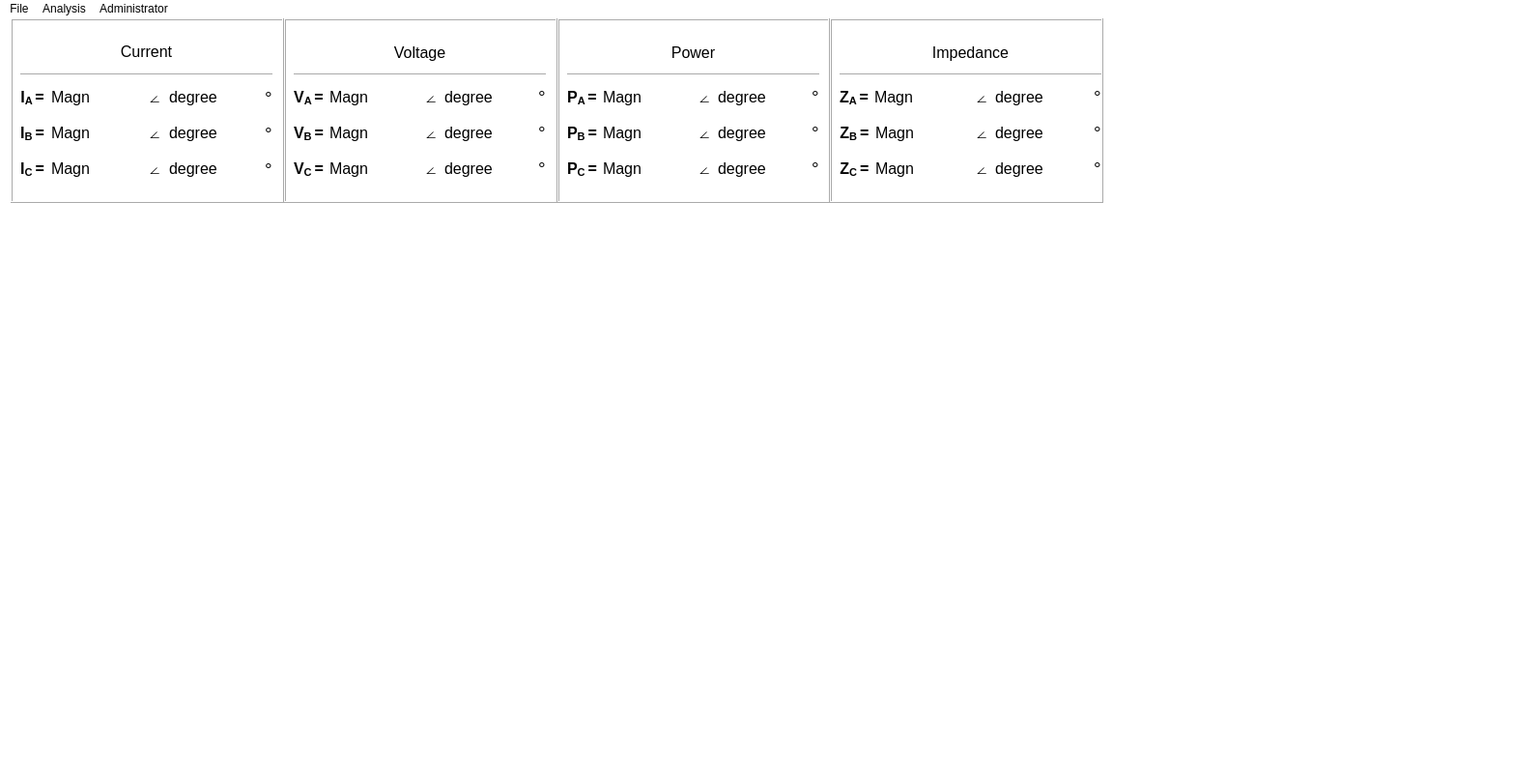
<?xml version="1.0" encoding="UTF-8"?>
<ui version="4.0">
 <class>MainWindow</class>
 <widget class="QMainWindow" name="MainWindow">
  <property name="geometry">
   <rect>
    <x>0</x>
    <y>0</y>
    <width>1594</width>
    <height>805</height>
   </rect>
  </property>
  <property name="windowTitle">
   <string>MainWindow</string>
  </property>
  <property name="styleSheet">
   <string notr="true">background-color: rgb(255, 255, 255);</string>
  </property>
  <widget class="QWidget" name="centralwidget">
   <widget class="QWidget" name="layoutWidget">
    <property name="geometry">
     <rect>
      <x>10</x>
      <y>200</y>
      <width>1571</width>
      <height>521</height>
     </rect>
    </property>
    <layout class="QHBoxLayout" name="horizontalLayout_2">
     <item>
      <widget class="currentPhasor" name="currentPhasor" native="true"/>
     </item>
     <item>
      <widget class="voltagePhasor" name="voltagePhasor" native="true"/>
     </item>
     <item>
      <widget class="xtraPlot" name="xtraPlot" native="true"/>
     </item>
    </layout>
   </widget>
   <widget class="QWidget" name="layoutWidget">
    <property name="geometry">
     <rect>
      <x>11</x>
      <y>0</y>
      <width>1131</width>
      <height>191</height>
     </rect>
    </property>
    <layout class="QHBoxLayout" name="horizontalLayout">
     <property name="spacing">
      <number>0</number>
     </property>
     <property name="sizeConstraint">
      <enum>QLayout::SetDefaultConstraint</enum>
     </property>
     <item>
      <widget class="QFrame" name="current_Frame">
       <property name="frameShape">
        <enum>QFrame::Box</enum>
       </property>
       <property name="frameShadow">
        <enum>QFrame::Raised</enum>
       </property>
       <widget class="QWidget" name="layoutWidget">
        <property name="geometry">
         <rect>
          <x>10</x>
          <y>20</y>
          <width>261</width>
          <height>151</height>
         </rect>
        </property>
        <layout class="QVBoxLayout" name="curr_table_layout">
         <property name="spacing">
          <number>7</number>
         </property>
         <item>
          <widget class="QLabel" name="Currents_per_phase_table_title">
           <property name="font">
            <font>
             <family>Arial</family>
             <pointsize>12</pointsize>
            </font>
           </property>
           <property name="text">
            <string>&lt;html&gt;&lt;head/&gt;&lt;body&gt;&lt;p align=&quot;center&quot;&gt;Current&lt;/p&gt;&lt;/body&gt;&lt;/html&gt;</string>
           </property>
          </widget>
         </item>
         <item>
          <widget class="Line" name="line">
           <property name="orientation">
            <enum>Qt::Horizontal</enum>
           </property>
          </widget>
         </item>
         <item>
          <layout class="QHBoxLayout" name="Ia_horiz_layout">
           <item>
            <widget class="QLabel" name="Ia">
             <property name="font">
              <font>
               <family>Arial</family>
               <pointsize>12</pointsize>
              </font>
             </property>
             <property name="text">
              <string>&lt;html&gt;&lt;head/&gt;&lt;body&gt;&lt;p align=&quot;center&quot;&gt;&lt;span style=&quot; font-weight:600;&quot;&gt;I&lt;/span&gt;&lt;span style=&quot; font-weight:600; vertical-align:sub;&quot;&gt;A &lt;/span&gt;&lt;span style=&quot; font-weight:600;&quot;&gt;=&lt;/span&gt;&lt;/p&gt;&lt;/body&gt;&lt;/html&gt;</string>
             </property>
            </widget>
           </item>
           <item>
            <widget class="QLabel" name="mag_Ia">
             <property name="sizePolicy">
              <sizepolicy hsizetype="Expanding" vsizetype="Fixed">
               <horstretch>0</horstretch>
               <verstretch>0</verstretch>
              </sizepolicy>
             </property>
             <property name="font">
              <font>
               <family>Arial</family>
               <pointsize>12</pointsize>
              </font>
             </property>
             <property name="text">
              <string>Magn </string>
             </property>
            </widget>
           </item>
           <item>
            <widget class="QLabel" name="angle_symbol_a">
             <property name="font">
              <font>
               <family>Arial</family>
               <pointsize>12</pointsize>
              </font>
             </property>
             <property name="text">
              <string>∠</string>
             </property>
            </widget>
           </item>
           <item>
            <widget class="QLabel" name="deg_Ia">
             <property name="sizePolicy">
              <sizepolicy hsizetype="Expanding" vsizetype="Fixed">
               <horstretch>0</horstretch>
               <verstretch>0</verstretch>
              </sizepolicy>
             </property>
             <property name="font">
              <font>
               <family>Arial</family>
               <pointsize>12</pointsize>
              </font>
             </property>
             <property name="text">
              <string>degree </string>
             </property>
            </widget>
           </item>
           <item>
            <widget class="QLabel" name="deg_symbol_Ia">
             <property name="font">
              <font>
               <family>Arial</family>
               <pointsize>14</pointsize>
              </font>
             </property>
             <property name="text">
              <string>°</string>
             </property>
            </widget>
           </item>
          </layout>
         </item>
         <item>
          <layout class="QHBoxLayout" name="Ib_horiz_layout">
           <item>
            <widget class="QLabel" name="Ib">
             <property name="font">
              <font>
               <family>Arial</family>
               <pointsize>12</pointsize>
              </font>
             </property>
             <property name="text">
              <string>&lt;html&gt;&lt;head/&gt;&lt;body&gt;&lt;p align=&quot;center&quot;&gt;&lt;span style=&quot; font-weight:600;&quot;&gt;I&lt;/span&gt;&lt;span style=&quot; font-weight:600; vertical-align:sub;&quot;&gt;B &lt;/span&gt;&lt;span style=&quot; font-weight:600;&quot;&gt;=&lt;/span&gt;&lt;/p&gt;&lt;/body&gt;&lt;/html&gt;</string>
             </property>
            </widget>
           </item>
           <item>
            <widget class="QLabel" name="mag_Ib">
             <property name="sizePolicy">
              <sizepolicy hsizetype="Expanding" vsizetype="Fixed">
               <horstretch>0</horstretch>
               <verstretch>0</verstretch>
              </sizepolicy>
             </property>
             <property name="font">
              <font>
               <family>Arial</family>
               <pointsize>12</pointsize>
              </font>
             </property>
             <property name="text">
              <string>Magn </string>
             </property>
            </widget>
           </item>
           <item>
            <widget class="QLabel" name="angle_symbol_b">
             <property name="font">
              <font>
               <family>Arial</family>
               <pointsize>12</pointsize>
              </font>
             </property>
             <property name="text">
              <string>∠</string>
             </property>
            </widget>
           </item>
           <item>
            <widget class="QLabel" name="deg_Ib">
             <property name="sizePolicy">
              <sizepolicy hsizetype="Expanding" vsizetype="Fixed">
               <horstretch>0</horstretch>
               <verstretch>0</verstretch>
              </sizepolicy>
             </property>
             <property name="font">
              <font>
               <family>Arial</family>
               <pointsize>12</pointsize>
              </font>
             </property>
             <property name="text">
              <string>degree </string>
             </property>
            </widget>
           </item>
           <item>
            <widget class="QLabel" name="deg_symbol_Ib">
             <property name="font">
              <font>
               <family>Arial</family>
               <pointsize>14</pointsize>
              </font>
             </property>
             <property name="text">
              <string>°</string>
             </property>
            </widget>
           </item>
          </layout>
         </item>
         <item>
          <layout class="QHBoxLayout" name="Ic_horiz_layout">
           <item>
            <widget class="QLabel" name="Ic">
             <property name="font">
              <font>
               <family>Arial</family>
               <pointsize>12</pointsize>
              </font>
             </property>
             <property name="text">
              <string>&lt;html&gt;&lt;head/&gt;&lt;body&gt;&lt;p align=&quot;center&quot;&gt;&lt;span style=&quot; font-weight:600;&quot;&gt;I&lt;/span&gt;&lt;span style=&quot; font-weight:600; vertical-align:sub;&quot;&gt;C &lt;/span&gt;&lt;span style=&quot; font-weight:600;&quot;&gt;=&lt;/span&gt;&lt;/p&gt;&lt;/body&gt;&lt;/html&gt;</string>
             </property>
            </widget>
           </item>
           <item>
            <widget class="QLabel" name="mag_Ic">
             <property name="sizePolicy">
              <sizepolicy hsizetype="Expanding" vsizetype="Fixed">
               <horstretch>0</horstretch>
               <verstretch>0</verstretch>
              </sizepolicy>
             </property>
             <property name="font">
              <font>
               <family>Arial</family>
               <pointsize>12</pointsize>
              </font>
             </property>
             <property name="text">
              <string>Magn </string>
             </property>
            </widget>
           </item>
           <item>
            <widget class="QLabel" name="angle_symbol_c">
             <property name="font">
              <font>
               <family>Arial</family>
               <pointsize>12</pointsize>
              </font>
             </property>
             <property name="text">
              <string>∠</string>
             </property>
            </widget>
           </item>
           <item>
            <widget class="QLabel" name="deg_Ic">
             <property name="sizePolicy">
              <sizepolicy hsizetype="Expanding" vsizetype="Fixed">
               <horstretch>0</horstretch>
               <verstretch>0</verstretch>
              </sizepolicy>
             </property>
             <property name="font">
              <font>
               <family>Arial</family>
               <pointsize>12</pointsize>
              </font>
             </property>
             <property name="text">
              <string>degree </string>
             </property>
            </widget>
           </item>
           <item>
            <widget class="QLabel" name="deg_symbol_Ic">
             <property name="font">
              <font>
               <family>Arial</family>
               <pointsize>14</pointsize>
              </font>
             </property>
             <property name="text">
              <string>°</string>
             </property>
            </widget>
           </item>
          </layout>
         </item>
        </layout>
       </widget>
      </widget>
     </item>
     <item>
      <widget class="QFrame" name="voltage_Frame">
       <property name="frameShape">
        <enum>QFrame::Box</enum>
       </property>
       <property name="frameShadow">
        <enum>QFrame::Raised</enum>
       </property>
       <widget class="QWidget" name="layoutWidget">
        <property name="geometry">
         <rect>
          <x>10</x>
          <y>20</y>
          <width>261</width>
          <height>151</height>
         </rect>
        </property>
        <layout class="QVBoxLayout" name="volt_table_layout">
         <item>
          <widget class="QLabel" name="voltages_per_phase_table_title">
           <property name="font">
            <font>
             <family>Arial</family>
             <pointsize>12</pointsize>
            </font>
           </property>
           <property name="text">
            <string>&lt;html&gt;&lt;head/&gt;&lt;body&gt;&lt;p align=&quot;center&quot;&gt;Voltage&lt;/p&gt;&lt;/body&gt;&lt;/html&gt;</string>
           </property>
          </widget>
         </item>
         <item>
          <widget class="Line" name="line_2">
           <property name="orientation">
            <enum>Qt::Horizontal</enum>
           </property>
          </widget>
         </item>
         <item>
          <layout class="QHBoxLayout" name="va_horiz_layout">
           <item>
            <widget class="QLabel" name="Va">
             <property name="font">
              <font>
               <family>Arial</family>
               <pointsize>12</pointsize>
              </font>
             </property>
             <property name="text">
              <string>&lt;html&gt;&lt;head/&gt;&lt;body&gt;&lt;p align=&quot;center&quot;&gt;&lt;span style=&quot; font-weight:600;&quot;&gt;V&lt;/span&gt;&lt;span style=&quot; font-weight:600; vertical-align:sub;&quot;&gt;A &lt;/span&gt;&lt;span style=&quot; font-weight:600;&quot;&gt;=&lt;/span&gt;&lt;/p&gt;&lt;/body&gt;&lt;/html&gt;</string>
             </property>
            </widget>
           </item>
           <item>
            <widget class="QLabel" name="mag_Va">
             <property name="sizePolicy">
              <sizepolicy hsizetype="Expanding" vsizetype="Fixed">
               <horstretch>0</horstretch>
               <verstretch>0</verstretch>
              </sizepolicy>
             </property>
             <property name="font">
              <font>
               <family>Arial</family>
               <pointsize>12</pointsize>
              </font>
             </property>
             <property name="text">
              <string>Magn </string>
             </property>
            </widget>
           </item>
           <item>
            <widget class="QLabel" name="angle_sym_Va">
             <property name="font">
              <font>
               <family>Arial</family>
               <pointsize>12</pointsize>
              </font>
             </property>
             <property name="text">
              <string>∠</string>
             </property>
            </widget>
           </item>
           <item>
            <widget class="QLabel" name="deg_Va">
             <property name="sizePolicy">
              <sizepolicy hsizetype="Expanding" vsizetype="Fixed">
               <horstretch>0</horstretch>
               <verstretch>0</verstretch>
              </sizepolicy>
             </property>
             <property name="font">
              <font>
               <family>Arial</family>
               <pointsize>12</pointsize>
              </font>
             </property>
             <property name="text">
              <string>degree </string>
             </property>
            </widget>
           </item>
           <item>
            <widget class="QLabel" name="deg_sym_Va">
             <property name="font">
              <font>
               <family>Arial</family>
               <pointsize>14</pointsize>
              </font>
             </property>
             <property name="text">
              <string>°</string>
             </property>
            </widget>
           </item>
          </layout>
         </item>
         <item>
          <layout class="QHBoxLayout" name="vb_horiz_layout">
           <item>
            <widget class="QLabel" name="Vb">
             <property name="font">
              <font>
               <family>Arial</family>
               <pointsize>12</pointsize>
              </font>
             </property>
             <property name="text">
              <string>&lt;html&gt;&lt;head/&gt;&lt;body&gt;&lt;p align=&quot;center&quot;&gt;&lt;span style=&quot; font-weight:600;&quot;&gt;V&lt;/span&gt;&lt;span style=&quot; font-weight:600; vertical-align:sub;&quot;&gt;B &lt;/span&gt;&lt;span style=&quot; font-weight:600;&quot;&gt;=&lt;/span&gt;&lt;/p&gt;&lt;/body&gt;&lt;/html&gt;</string>
             </property>
            </widget>
           </item>
           <item>
            <widget class="QLabel" name="mag_Vb">
             <property name="sizePolicy">
              <sizepolicy hsizetype="Expanding" vsizetype="Fixed">
               <horstretch>0</horstretch>
               <verstretch>0</verstretch>
              </sizepolicy>
             </property>
             <property name="font">
              <font>
               <family>Arial</family>
               <pointsize>12</pointsize>
              </font>
             </property>
             <property name="text">
              <string>Magn </string>
             </property>
            </widget>
           </item>
           <item>
            <widget class="QLabel" name="angle_sym_Vb">
             <property name="font">
              <font>
               <family>Arial</family>
               <pointsize>12</pointsize>
              </font>
             </property>
             <property name="text">
              <string>∠</string>
             </property>
            </widget>
           </item>
           <item>
            <widget class="QLabel" name="deg_Vb">
             <property name="sizePolicy">
              <sizepolicy hsizetype="Expanding" vsizetype="Fixed">
               <horstretch>0</horstretch>
               <verstretch>0</verstretch>
              </sizepolicy>
             </property>
             <property name="font">
              <font>
               <family>Arial</family>
               <pointsize>12</pointsize>
              </font>
             </property>
             <property name="text">
              <string>degree </string>
             </property>
            </widget>
           </item>
           <item>
            <widget class="QLabel" name="deg_sym_Vb">
             <property name="font">
              <font>
               <family>Arial</family>
               <pointsize>14</pointsize>
              </font>
             </property>
             <property name="text">
              <string>°</string>
             </property>
            </widget>
           </item>
          </layout>
         </item>
         <item>
          <layout class="QHBoxLayout" name="vc_horiz_layout">
           <item>
            <widget class="QLabel" name="Vc">
             <property name="font">
              <font>
               <family>Arial</family>
               <pointsize>12</pointsize>
              </font>
             </property>
             <property name="text">
              <string>&lt;html&gt;&lt;head/&gt;&lt;body&gt;&lt;p align=&quot;center&quot;&gt;&lt;span style=&quot; font-weight:600;&quot;&gt;V&lt;/span&gt;&lt;span style=&quot; font-weight:600; vertical-align:sub;&quot;&gt;C &lt;/span&gt;&lt;span style=&quot; font-weight:600;&quot;&gt;=&lt;/span&gt;&lt;/p&gt;&lt;/body&gt;&lt;/html&gt;</string>
             </property>
            </widget>
           </item>
           <item>
            <widget class="QLabel" name="mag_Vc">
             <property name="sizePolicy">
              <sizepolicy hsizetype="Expanding" vsizetype="Fixed">
               <horstretch>0</horstretch>
               <verstretch>0</verstretch>
              </sizepolicy>
             </property>
             <property name="font">
              <font>
               <family>Arial</family>
               <pointsize>12</pointsize>
              </font>
             </property>
             <property name="text">
              <string>Magn </string>
             </property>
            </widget>
           </item>
           <item>
            <widget class="QLabel" name="angle_sym_Vc">
             <property name="font">
              <font>
               <family>Arial</family>
               <pointsize>12</pointsize>
              </font>
             </property>
             <property name="text">
              <string>∠</string>
             </property>
            </widget>
           </item>
           <item>
            <widget class="QLabel" name="deg_Vc">
             <property name="sizePolicy">
              <sizepolicy hsizetype="Expanding" vsizetype="Fixed">
               <horstretch>0</horstretch>
               <verstretch>0</verstretch>
              </sizepolicy>
             </property>
             <property name="font">
              <font>
               <family>Arial</family>
               <pointsize>12</pointsize>
              </font>
             </property>
             <property name="text">
              <string>degree </string>
             </property>
            </widget>
           </item>
           <item>
            <widget class="QLabel" name="deg_sym_Vc">
             <property name="font">
              <font>
               <family>Arial</family>
               <pointsize>14</pointsize>
              </font>
             </property>
             <property name="text">
              <string>°</string>
             </property>
            </widget>
           </item>
          </layout>
         </item>
        </layout>
       </widget>
      </widget>
     </item>
     <item>
      <widget class="QFrame" name="power_Frame">
       <property name="frameShape">
        <enum>QFrame::Box</enum>
       </property>
       <property name="frameShadow">
        <enum>QFrame::Raised</enum>
       </property>
       <widget class="QWidget" name="layoutWidget_2">
        <property name="geometry">
         <rect>
          <x>10</x>
          <y>20</y>
          <width>261</width>
          <height>151</height>
         </rect>
        </property>
        <layout class="QVBoxLayout" name="volt_table_layout_2">
         <item>
          <widget class="QLabel" name="power_per_phase_table_title">
           <property name="font">
            <font>
             <family>Arial</family>
             <pointsize>12</pointsize>
            </font>
           </property>
           <property name="text">
            <string>&lt;html&gt;&lt;head/&gt;&lt;body&gt;&lt;p align=&quot;center&quot;&gt;Power&lt;/p&gt;&lt;/body&gt;&lt;/html&gt;</string>
           </property>
          </widget>
         </item>
         <item>
          <widget class="Line" name="line_3">
           <property name="orientation">
            <enum>Qt::Horizontal</enum>
           </property>
          </widget>
         </item>
         <item>
          <layout class="QHBoxLayout" name="va_horiz_layout_2">
           <item>
            <widget class="QLabel" name="Pa">
             <property name="font">
              <font>
               <family>Arial</family>
               <pointsize>12</pointsize>
              </font>
             </property>
             <property name="text">
              <string>&lt;html&gt;&lt;head/&gt;&lt;body&gt;&lt;p align=&quot;center&quot;&gt;&lt;span style=&quot; font-weight:600;&quot;&gt;P&lt;/span&gt;&lt;span style=&quot; font-weight:600; vertical-align:sub;&quot;&gt;A &lt;/span&gt;&lt;span style=&quot; font-weight:600;&quot;&gt;=&lt;/span&gt;&lt;/p&gt;&lt;/body&gt;&lt;/html&gt;</string>
             </property>
            </widget>
           </item>
           <item>
            <widget class="QLabel" name="mag_Pa">
             <property name="sizePolicy">
              <sizepolicy hsizetype="Expanding" vsizetype="Fixed">
               <horstretch>0</horstretch>
               <verstretch>0</verstretch>
              </sizepolicy>
             </property>
             <property name="font">
              <font>
               <family>Arial</family>
               <pointsize>12</pointsize>
              </font>
             </property>
             <property name="text">
              <string>Magn </string>
             </property>
            </widget>
           </item>
           <item>
            <widget class="QLabel" name="angle_sym_Pa">
             <property name="font">
              <font>
               <family>Arial</family>
               <pointsize>12</pointsize>
              </font>
             </property>
             <property name="text">
              <string>∠</string>
             </property>
            </widget>
           </item>
           <item>
            <widget class="QLabel" name="deg_Pa">
             <property name="sizePolicy">
              <sizepolicy hsizetype="Expanding" vsizetype="Fixed">
               <horstretch>0</horstretch>
               <verstretch>0</verstretch>
              </sizepolicy>
             </property>
             <property name="font">
              <font>
               <family>Arial</family>
               <pointsize>12</pointsize>
              </font>
             </property>
             <property name="text">
              <string>degree </string>
             </property>
            </widget>
           </item>
           <item>
            <widget class="QLabel" name="deg_sym_Pa">
             <property name="font">
              <font>
               <family>Arial</family>
               <pointsize>14</pointsize>
              </font>
             </property>
             <property name="text">
              <string>°</string>
             </property>
            </widget>
           </item>
          </layout>
         </item>
         <item>
          <layout class="QHBoxLayout" name="vb_horiz_layout_2">
           <item>
            <widget class="QLabel" name="Pb">
             <property name="font">
              <font>
               <family>Arial</family>
               <pointsize>12</pointsize>
              </font>
             </property>
             <property name="text">
              <string>&lt;html&gt;&lt;head/&gt;&lt;body&gt;&lt;p align=&quot;center&quot;&gt;&lt;span style=&quot; font-weight:600;&quot;&gt;P&lt;/span&gt;&lt;span style=&quot; font-weight:600; vertical-align:sub;&quot;&gt;B &lt;/span&gt;&lt;span style=&quot; font-weight:600;&quot;&gt;=&lt;/span&gt;&lt;/p&gt;&lt;/body&gt;&lt;/html&gt;</string>
             </property>
            </widget>
           </item>
           <item>
            <widget class="QLabel" name="mag_Pb">
             <property name="sizePolicy">
              <sizepolicy hsizetype="Expanding" vsizetype="Fixed">
               <horstretch>0</horstretch>
               <verstretch>0</verstretch>
              </sizepolicy>
             </property>
             <property name="font">
              <font>
               <family>Arial</family>
               <pointsize>12</pointsize>
              </font>
             </property>
             <property name="text">
              <string>Magn </string>
             </property>
            </widget>
           </item>
           <item>
            <widget class="QLabel" name="angle_sym_Pb">
             <property name="font">
              <font>
               <family>Arial</family>
               <pointsize>12</pointsize>
              </font>
             </property>
             <property name="text">
              <string>∠</string>
             </property>
            </widget>
           </item>
           <item>
            <widget class="QLabel" name="deg_Pb">
             <property name="sizePolicy">
              <sizepolicy hsizetype="Expanding" vsizetype="Fixed">
               <horstretch>0</horstretch>
               <verstretch>0</verstretch>
              </sizepolicy>
             </property>
             <property name="font">
              <font>
               <family>Arial</family>
               <pointsize>12</pointsize>
              </font>
             </property>
             <property name="text">
              <string>degree </string>
             </property>
            </widget>
           </item>
           <item>
            <widget class="QLabel" name="deg_sym_Pb">
             <property name="font">
              <font>
               <family>Arial</family>
               <pointsize>14</pointsize>
              </font>
             </property>
             <property name="text">
              <string>°</string>
             </property>
            </widget>
           </item>
          </layout>
         </item>
         <item>
          <layout class="QHBoxLayout" name="vc_horiz_layout_2">
           <item>
            <widget class="QLabel" name="Pc">
             <property name="font">
              <font>
               <family>Arial</family>
               <pointsize>12</pointsize>
              </font>
             </property>
             <property name="text">
              <string>&lt;html&gt;&lt;head/&gt;&lt;body&gt;&lt;p align=&quot;center&quot;&gt;&lt;span style=&quot; font-weight:600;&quot;&gt;P&lt;/span&gt;&lt;span style=&quot; font-weight:600; vertical-align:sub;&quot;&gt;C &lt;/span&gt;&lt;span style=&quot; font-weight:600;&quot;&gt;=&lt;/span&gt;&lt;/p&gt;&lt;/body&gt;&lt;/html&gt;</string>
             </property>
            </widget>
           </item>
           <item>
            <widget class="QLabel" name="mag_Pc">
             <property name="sizePolicy">
              <sizepolicy hsizetype="Expanding" vsizetype="Fixed">
               <horstretch>0</horstretch>
               <verstretch>0</verstretch>
              </sizepolicy>
             </property>
             <property name="font">
              <font>
               <family>Arial</family>
               <pointsize>12</pointsize>
              </font>
             </property>
             <property name="text">
              <string>Magn </string>
             </property>
            </widget>
           </item>
           <item>
            <widget class="QLabel" name="angle_sym_Pc">
             <property name="font">
              <font>
               <family>Arial</family>
               <pointsize>12</pointsize>
              </font>
             </property>
             <property name="text">
              <string>∠</string>
             </property>
            </widget>
           </item>
           <item>
            <widget class="QLabel" name="deg_Pc">
             <property name="sizePolicy">
              <sizepolicy hsizetype="Expanding" vsizetype="Fixed">
               <horstretch>0</horstretch>
               <verstretch>0</verstretch>
              </sizepolicy>
             </property>
             <property name="font">
              <font>
               <family>Arial</family>
               <pointsize>12</pointsize>
              </font>
             </property>
             <property name="text">
              <string>degree </string>
             </property>
            </widget>
           </item>
           <item>
            <widget class="QLabel" name="deg_sym_Pc">
             <property name="font">
              <font>
               <family>Arial</family>
               <pointsize>14</pointsize>
              </font>
             </property>
             <property name="text">
              <string>°</string>
             </property>
            </widget>
           </item>
          </layout>
         </item>
        </layout>
       </widget>
      </widget>
     </item>
     <item>
      <widget class="QFrame" name="power_Frame_2">
       <property name="frameShape">
        <enum>QFrame::Box</enum>
       </property>
       <property name="frameShadow">
        <enum>QFrame::Raised</enum>
       </property>
       <widget class="QWidget" name="layoutWidget_3">
        <property name="geometry">
         <rect>
          <x>10</x>
          <y>20</y>
          <width>271</width>
          <height>151</height>
         </rect>
        </property>
        <layout class="QVBoxLayout" name="volt_table_layout_3">
         <item>
          <widget class="QLabel" name="impedance_per_phase_table_title_">
           <property name="font">
            <font>
             <family>Arial</family>
             <pointsize>12</pointsize>
            </font>
           </property>
           <property name="text">
            <string>&lt;html&gt;&lt;head/&gt;&lt;body&gt;&lt;p align=&quot;center&quot;&gt;Impedance&lt;/p&gt;&lt;/body&gt;&lt;/html&gt;</string>
           </property>
          </widget>
         </item>
         <item>
          <widget class="Line" name="line_4">
           <property name="orientation">
            <enum>Qt::Horizontal</enum>
           </property>
          </widget>
         </item>
         <item>
          <layout class="QHBoxLayout" name="va_horiz_layout_3">
           <item>
            <widget class="QLabel" name="Za">
             <property name="font">
              <font>
               <family>Arial</family>
               <pointsize>12</pointsize>
              </font>
             </property>
             <property name="text">
              <string>&lt;html&gt;&lt;head/&gt;&lt;body&gt;&lt;p align=&quot;center&quot;&gt;&lt;span style=&quot; font-weight:600;&quot;&gt;Z&lt;/span&gt;&lt;span style=&quot; font-weight:600; vertical-align:sub;&quot;&gt;A &lt;/span&gt;&lt;span style=&quot; font-weight:600;&quot;&gt;=&lt;/span&gt;&lt;/p&gt;&lt;/body&gt;&lt;/html&gt;</string>
             </property>
            </widget>
           </item>
           <item>
            <widget class="QLabel" name="mag_Za">
             <property name="sizePolicy">
              <sizepolicy hsizetype="Expanding" vsizetype="Fixed">
               <horstretch>0</horstretch>
               <verstretch>0</verstretch>
              </sizepolicy>
             </property>
             <property name="font">
              <font>
               <family>Arial</family>
               <pointsize>12</pointsize>
              </font>
             </property>
             <property name="text">
              <string>Magn </string>
             </property>
            </widget>
           </item>
           <item>
            <widget class="QLabel" name="angle_sym_Za">
             <property name="font">
              <font>
               <family>Arial</family>
               <pointsize>12</pointsize>
              </font>
             </property>
             <property name="text">
              <string>∠</string>
             </property>
            </widget>
           </item>
           <item>
            <widget class="QLabel" name="deg_Za">
             <property name="sizePolicy">
              <sizepolicy hsizetype="Expanding" vsizetype="Fixed">
               <horstretch>0</horstretch>
               <verstretch>0</verstretch>
              </sizepolicy>
             </property>
             <property name="font">
              <font>
               <family>Arial</family>
               <pointsize>12</pointsize>
              </font>
             </property>
             <property name="text">
              <string>degree </string>
             </property>
            </widget>
           </item>
           <item>
            <widget class="QLabel" name="deg_sym_Za">
             <property name="font">
              <font>
               <family>Arial</family>
               <pointsize>14</pointsize>
              </font>
             </property>
             <property name="text">
              <string>°</string>
             </property>
            </widget>
           </item>
          </layout>
         </item>
         <item>
          <layout class="QHBoxLayout" name="vb_horiz_layout_3">
           <item>
            <widget class="QLabel" name="Zb">
             <property name="font">
              <font>
               <family>Arial</family>
               <pointsize>12</pointsize>
              </font>
             </property>
             <property name="text">
              <string>&lt;html&gt;&lt;head/&gt;&lt;body&gt;&lt;p align=&quot;center&quot;&gt;&lt;span style=&quot; font-weight:600;&quot;&gt;Z&lt;/span&gt;&lt;span style=&quot; font-weight:600; vertical-align:sub;&quot;&gt;B &lt;/span&gt;&lt;span style=&quot; font-weight:600;&quot;&gt;=&lt;/span&gt;&lt;/p&gt;&lt;/body&gt;&lt;/html&gt;</string>
             </property>
            </widget>
           </item>
           <item>
            <widget class="QLabel" name="mag_Zb">
             <property name="sizePolicy">
              <sizepolicy hsizetype="Expanding" vsizetype="Fixed">
               <horstretch>0</horstretch>
               <verstretch>0</verstretch>
              </sizepolicy>
             </property>
             <property name="font">
              <font>
               <family>Arial</family>
               <pointsize>12</pointsize>
              </font>
             </property>
             <property name="text">
              <string>Magn </string>
             </property>
            </widget>
           </item>
           <item>
            <widget class="QLabel" name="angle_sym_Zb">
             <property name="font">
              <font>
               <family>Arial</family>
               <pointsize>12</pointsize>
              </font>
             </property>
             <property name="text">
              <string>∠</string>
             </property>
            </widget>
           </item>
           <item>
            <widget class="QLabel" name="deg_Zb">
             <property name="sizePolicy">
              <sizepolicy hsizetype="Expanding" vsizetype="Fixed">
               <horstretch>0</horstretch>
               <verstretch>0</verstretch>
              </sizepolicy>
             </property>
             <property name="font">
              <font>
               <family>Arial</family>
               <pointsize>12</pointsize>
              </font>
             </property>
             <property name="text">
              <string>degree </string>
             </property>
            </widget>
           </item>
           <item>
            <widget class="QLabel" name="deg_sym_Zb">
             <property name="font">
              <font>
               <family>Arial</family>
               <pointsize>14</pointsize>
              </font>
             </property>
             <property name="text">
              <string>°</string>
             </property>
            </widget>
           </item>
          </layout>
         </item>
         <item>
          <layout class="QHBoxLayout" name="vc_horiz_layout_3">
           <item>
            <widget class="QLabel" name="Zc">
             <property name="font">
              <font>
               <family>Arial</family>
               <pointsize>12</pointsize>
              </font>
             </property>
             <property name="text">
              <string>&lt;html&gt;&lt;head/&gt;&lt;body&gt;&lt;p align=&quot;center&quot;&gt;&lt;span style=&quot; font-weight:600;&quot;&gt;Z&lt;/span&gt;&lt;span style=&quot; font-weight:600; vertical-align:sub;&quot;&gt;C &lt;/span&gt;&lt;span style=&quot; font-weight:600;&quot;&gt;=&lt;/span&gt;&lt;/p&gt;&lt;/body&gt;&lt;/html&gt;</string>
             </property>
            </widget>
           </item>
           <item>
            <widget class="QLabel" name="mag_Zc">
             <property name="sizePolicy">
              <sizepolicy hsizetype="Expanding" vsizetype="Fixed">
               <horstretch>0</horstretch>
               <verstretch>0</verstretch>
              </sizepolicy>
             </property>
             <property name="font">
              <font>
               <family>Arial</family>
               <pointsize>12</pointsize>
              </font>
             </property>
             <property name="text">
              <string>Magn </string>
             </property>
            </widget>
           </item>
           <item>
            <widget class="QLabel" name="angle_sym_Zc">
             <property name="font">
              <font>
               <family>Arial</family>
               <pointsize>12</pointsize>
              </font>
             </property>
             <property name="text">
              <string>∠</string>
             </property>
            </widget>
           </item>
           <item>
            <widget class="QLabel" name="deg_Zc">
             <property name="sizePolicy">
              <sizepolicy hsizetype="Expanding" vsizetype="Fixed">
               <horstretch>0</horstretch>
               <verstretch>0</verstretch>
              </sizepolicy>
             </property>
             <property name="font">
              <font>
               <family>Arial</family>
               <pointsize>12</pointsize>
              </font>
             </property>
             <property name="text">
              <string>degree </string>
             </property>
            </widget>
           </item>
           <item>
            <widget class="QLabel" name="deg_sym_Zc">
             <property name="font">
              <font>
               <family>Arial</family>
               <pointsize>14</pointsize>
              </font>
             </property>
             <property name="text">
              <string>°</string>
             </property>
            </widget>
           </item>
          </layout>
         </item>
        </layout>
       </widget>
      </widget>
     </item>
    </layout>
   </widget>
  </widget>
  <widget class="QMenuBar" name="menubar">
   <property name="geometry">
    <rect>
     <x>0</x>
     <y>0</y>
     <width>1594</width>
     <height>26</height>
    </rect>
   </property>
   <widget class="QMenu" name="menuFile">
    <property name="title">
     <string>File</string>
    </property>
    <addaction name="actionExport_Values_CSV"/>
   </widget>
   <widget class="QMenu" name="menuAnalysis">
    <property name="title">
     <string>Analysis</string>
    </property>
    <addaction name="actionPlots"/>
   </widget>
   <widget class="QMenu" name="menuAdministrator">
    <property name="title">
     <string>Administrator</string>
    </property>
    <addaction name="actionLogin"/>
   </widget>
   <addaction name="menuFile"/>
   <addaction name="menuAnalysis"/>
   <addaction name="menuAdministrator"/>
  </widget>
  <widget class="QStatusBar" name="statusbar"/>
  <action name="actionExport_Values_CSV">
   <property name="text">
    <string>Export Values (*.CSV)</string>
   </property>
  </action>
  <action name="actionPlots">
   <property name="text">
    <string>Faults</string>
   </property>
  </action>
  <action name="actionLogin">
   <property name="text">
    <string>Login</string>
   </property>
  </action>
 </widget>
 <customwidgets>
  <customwidget>
   <class>currentPhasor</class>
   <extends>QWidget</extends>
   <header>currentphasor.h</header>
   <container>1</container>
  </customwidget>
  <customwidget>
   <class>voltagePhasor</class>
   <extends>QWidget</extends>
   <header>voltagephasor.h</header>
   <container>1</container>
  </customwidget>
  <customwidget>
   <class>xtraPlot</class>
   <extends>QWidget</extends>
   <header>xtraplot.h</header>
   <container>1</container>
  </customwidget>
 </customwidgets>
 <resources/>
 <connections/>
</ui>
